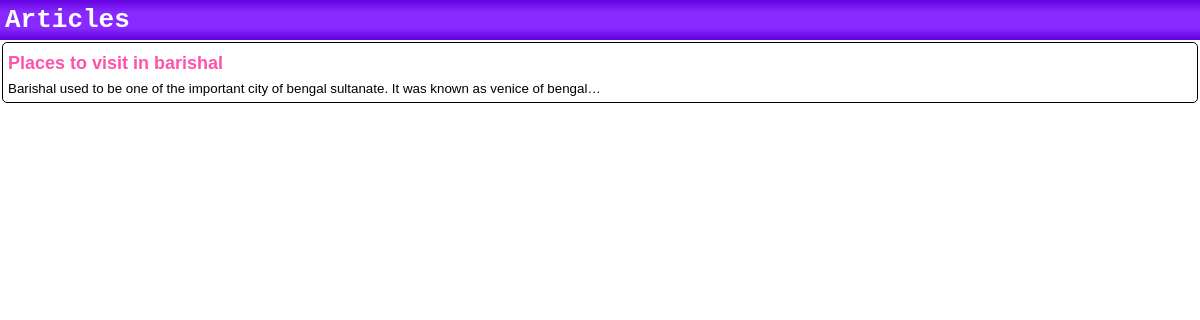
The app's page /articles/ with its own data.
### articles/models.py (models this page shows, shortened)
class Article(models.Model):
  title = models.TextField()
  content = models.TextField()

### articles/views.py (the view)
# urls.py: path('', views.index, name="index"),
def index(request):
  article_objects = Article.objects.all()
  context = {
    'articles':article_objects
  }
  response = render_to_string('articles/index.html', context=context)
  return HttpResponse(response)

### templates/articles/index.html (shortened to what this page needs)
{% extends 'articles/base.html' %}
{% block header %}
<h1 class="header-title">Articles</h1>
{% endblock %}
{% block main %}
<ul class="article-list'">
    {% for article in articles %}
    <li class='article-list-item'>
      <a href="/articles/{{article.id}}">
      {{article.title}}</a>
      <p><small>{{article.content|truncatechars:100}}</small></p>
    </li>
    {% endfor %}
</ul>
{% endblock %}

### templates/articles/base.html (shortened to what this page needs)
{% load static %}
<!DOCTYPE html>
<html lang="en">
<head>
  <link rel="stylesheet" href="{% static 'articles/styles.css' %}">
</head>
<body>
  <header>
    {% block header %}
    {% endblock %}
  </header>
  <main>
    {% block main %}
    {% endblock %}
  </main>
</body>
</html>

### static/articles/styles.css (style rules this page uses)
* { padding: 0; margin: 0; box-sizing: border-box; font-family: Sans-Serif; }
body { background:#fff ; }
header { background: linear-gradient(#6200df,#8729ff 30% 70%,#6200df); color: #fff; display: flex; align-items: center; }
.header-title { font-family: Monospace; text-align: center; padding: 5px; }
.article-list-item { margin: 2px; border: 1px solid #000; border-radius: 5px; overflow: hidden; padding: 5px; }
.article-list-item a { color: #ff52ad; text-decoration: none; display: inline-block; font-size: 18px; margin:5px 0; font-weight: bolder; }

### records on screen
Article: title "Places to visit in barishal", content "Barishal used to be one of the important city of bengal sultanate. It was known as venice of bengal…"
